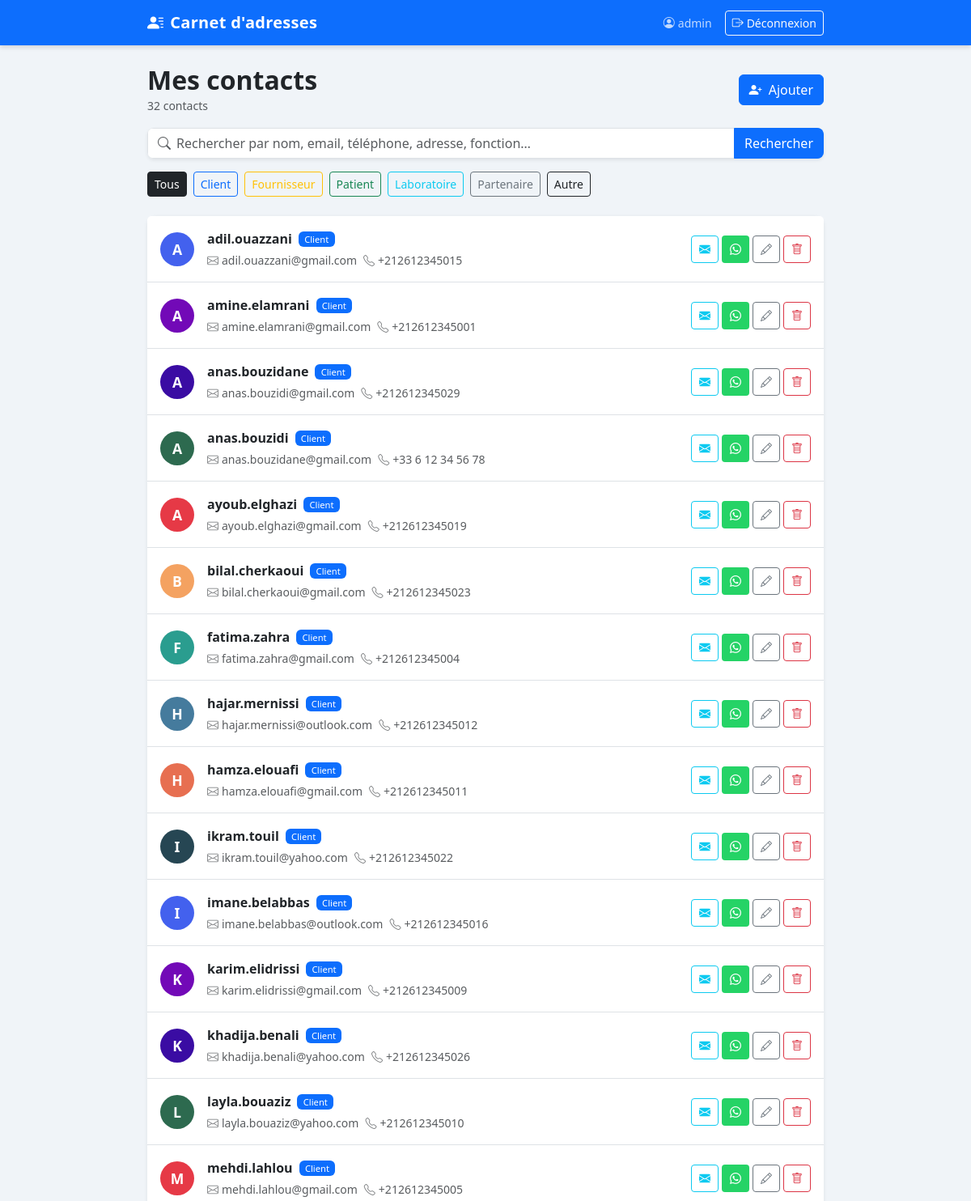
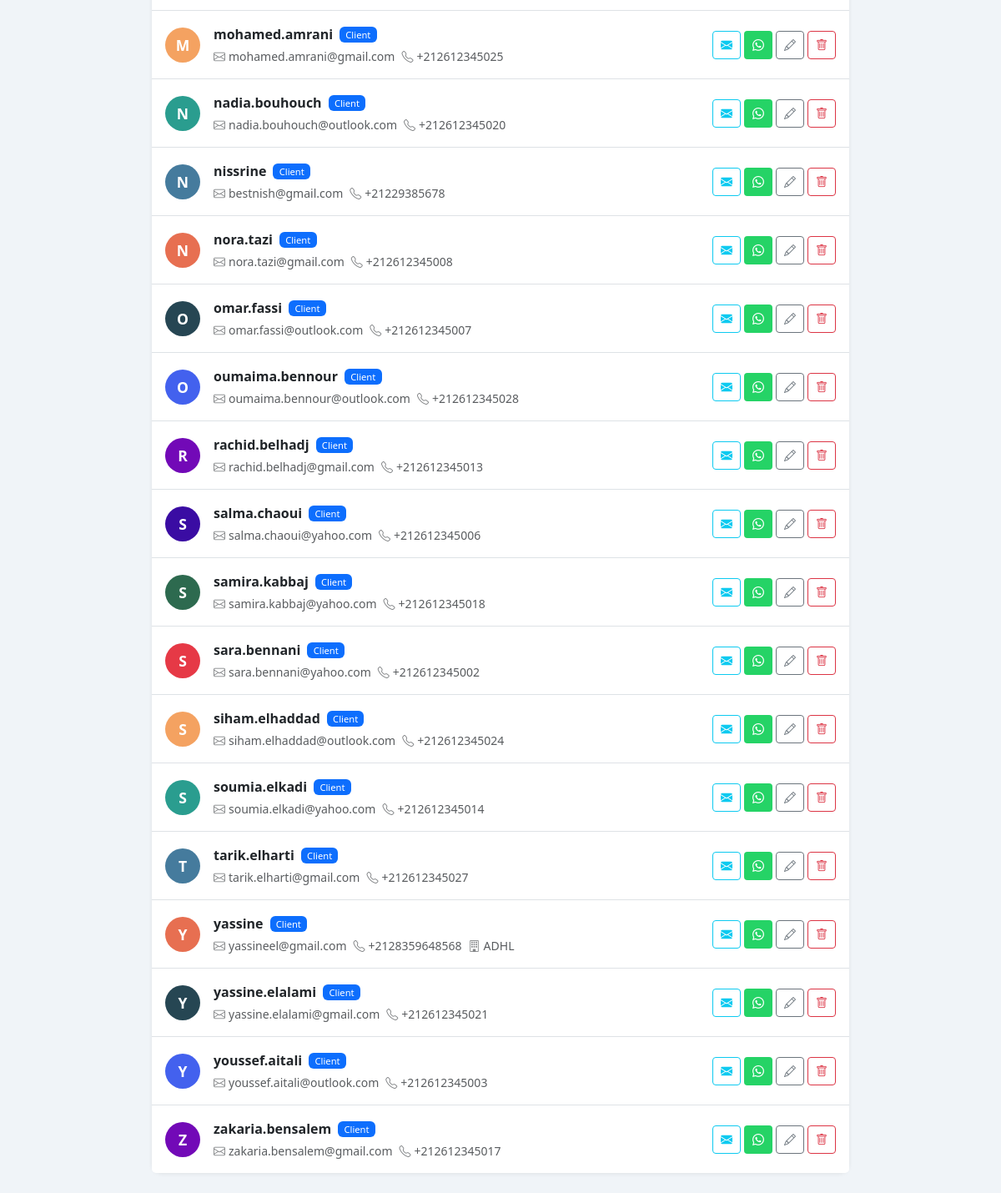
/ (signed in), run on the app's committed database (2 pictures, top to bottom).
### tables this page shows
CREATE TABLE contacts (
                id INTEGER PRIMARY KEY AUTOINCREMENT,
                nom TEXT UNIQUE NOT NULL,
                email TEXT,
                telephone TEXT,
                entreprise TEXT
            , categorie TEXT DEFAULT 'Client', adresse TEXT DEFAULT '', fonction TEXT DEFAULT '');

### app.py (the view, shortened to what this page needs)
@app.route("/")
@login_required
def index():
    q          = request.args.get("q",        "").strip()
    cat_filter = request.args.get("categorie", "").strip()
    conn = get_db()
    try:
        base_sql = _CONTACT_SELECT
        params   = []
        conditions = []
        if cat_filter:
            conditions.append("categorie = ?")
            params.append(cat_filter)
        if conditions:
            base_sql += " WHERE " + " AND ".join(conditions)
        base_sql += " ORDER BY nom"
        contacts = conn.execute(base_sql, params).fetchall()
    finally:
        conn.close()
    return render_template("index.html",
                           contacts=contacts, q=q,
                           categories=CATEGORIES, cat_filter=cat_filter)

### app.py (called while the page is built)
def get_db():
    conn = sqlite3.connect(DB_PATH)
    conn.row_factory = sqlite3.Row
    return conn

def login_required(f):
    @wraps(f)
    def wrapper(*args, **kwargs):
        if "user" not in session:
            return redirect(url_for("login"))
        return f(*args, **kwargs)
    return wrapper

### templates/index.html (shortened to what this page needs)
{% extends 'base.html' %}
{% block content %}
{% set palette = ['#4361ee','#7209b7','#3a0ca3','#2d6a4f','#e63946','#f4a261','#2a9d8f','#457b9d','#e76f51','#264653'] %}
{% set cat_colors = {
  'Client':      'primary',
  'Fournisseur': 'warning',
  'Patient':     'success',
  'Laboratoire': 'info',
  'Partenaire':  'secondary',
  'Autre':       'dark'
} %}
<div class="d-flex justify-content-between align-items-center mb-3">
  <div>
    <h2 class="fw-bold mb-0">Mes contacts</h2>
    <span class="text-muted small">
      {{ contacts | length }} contact{{ 's' if contacts | length != 1 else '' }}
    </span>
  </div>
  <a class="btn btn-primary" href="{{ url_for('add_contact') }}">
    <i class="bi bi-person-plus-fill me-1"></i>
    <span class="d-none d-sm-inline">Ajouter</span>
  </a>
</div>
<form method="get" class="mb-3">
  <div class="input-group shadow-sm" style="border-radius:.5rem;overflow:hidden;">
    <span class="input-group-text bg-white border-end-0 pe-1">
      <i class="bi bi-search text-muted"></i>
    </span>
    <input name="q" value="{{ q }}" class="form-control border-start-0 ps-1"
           placeholder="Rechercher par nom, email, téléphone, adresse, fonction…" autocomplete="off">
    <button class="btn btn-primary" type="submit">Rechercher</button>
  </div>
</form>
<div class="mb-4 d-flex flex-wrap gap-2">
  <a href="{{ url_for('index', q=q) }}"
     class="btn btn-sm {{ 'btn-dark' if not cat_filter else 'btn-outline-dark' }}">
    Tous
  </a>
  {% for cat in categories %}
  <a href="{{ url_for('index', q=q, categorie=cat) }}"
     class="btn btn-sm {{ 'btn-' + cat_colors.get(cat, 'secondary') if cat == cat_filter else 'btn-outline-' + cat_colors.get(cat, 'secondary') }}">
    {{ cat }}
  </a>
  {% endfor %}
</div>
{% if contacts %}
<div class="card">
  <ul class="list-group list-group-flush" id="contactList">
    {% for c in contacts %}
    {% set color = palette[loop.index0 % palette | length] %}
    <li class="list-group-item contact-row px-3 py-3 border-bottom">
      <div class="d-flex align-items-center gap-3">
        <div class="avatar text-white" style="background: {{ color }};">
          {{ c['nom'][0] | upper }}
        </div>
        <div class="flex-grow-1" style="min-width:0">
          <div class="d-flex align-items-center gap-2 flex-wrap">
            <span class="fw-semibold">{{ c['nom'] }}</span>
            {% if c['categorie'] %}
            <span class="badge bg-{{ cat_colors.get(c['categorie'], 'secondary') }} fw-normal" style="font-size:.7rem;">
              {{ c['categorie'] }}
            </span>
            {% endif %}
          </div>
          <div class="text-muted small d-flex flex-wrap gap-2 mt-1">
            {% if c['email'] %}
            <span><i class="bi bi-envelope me-1 opacity-75"></i>{{ c['email'] }}</span>
            {% endif %}
            {% if c['telephone'] %}
            <span><i class="bi bi-telephone me-1 opacity-75"></i>{{ c['telephone'] }}</span>
            {% endif %}
            {% if c['entreprise'] %}
            <span><i class="bi bi-building me-1 opacity-75"></i>{{ c['entreprise'] }}</span>
            {% endif %}
          </div>
        </div>
        <div class="d-flex gap-1 flex-shrink-0 flex-wrap justify-content-end">
          {% if c['email'] %}
          <a href="{{ url_for('send_email', contact_id=c['id']) }}"
             class="btn btn-sm btn-outline-info btn-action" title="Envoyer un email">
            <i class="bi bi-envelope-fill"></i>
          </a>
          {% endif %}
          {% if c['telephone'] %}
          <a href="{{ url_for('whatsapp', contact_id=c['id']) }}"
             class="btn btn-sm btn-action" target="_blank"
             title="Envoyer via WhatsApp"
             style="background:#25D366;color:#fff;border:none;">
            <i class="bi bi-whatsapp"></i>
          </a>
          {% endif %}
          <a href="{{ url_for('edit_contact', contact_id=c['id']) }}"
             class="btn btn-sm btn-outline-secondary btn-action" title="Modifier">
            <i class="bi bi-pencil"></i>
          </a>
          <form method="post" action="{{ url_for('delete_contact', contact_id=c['id']) }}"
                data-nom="{{ c['nom'] }}"
                onsubmit="return confirm('Supprimer « ' + this.dataset.nom + ' » ?');">
            <button class="btn btn-sm btn-outline-danger btn-action" type="submit" title="Supprimer">
              <i class="bi bi-trash"></i>
            </button>
          </form>
        </div>
      </div>
    </li>
    {% endfor %}
  </ul>
</div>
{% endif %}
{% endblock %}

### templates/base.html (shortened to what this page needs)
<!doctype html>
<html lang="fr">
<head>
  <link href="https://cdn.jsdelivr.net/npm/bootstrap@5.3.0/dist/css/bootstrap.min.css" rel="stylesheet">
  <link href="https://cdn.jsdelivr.net/npm/bootstrap-icons@1.10.5/font/bootstrap-icons.css" rel="stylesheet">
</head>
<body>
  {% if session.user %}
  <nav class="navbar navbar-expand navbar-dark bg-primary">
    <div class="container" style="max-width:860px">
      <a class="navbar-brand" href="{{ url_for('index') }}">
        <i class="bi bi-person-lines-fill me-2"></i>Carnet d'adresses
      </a>
      <div class="ms-auto d-flex align-items-center gap-3">
        <span class="text-white opacity-75 small d-none d-sm-inline">
          <i class="bi bi-person-circle me-1"></i>{{ session.user }}
        </span>
        <a href="{{ url_for('logout') }}" class="btn btn-outline-light btn-sm">
          <i class="bi bi-box-arrow-right me-1"></i><span class="d-none d-sm-inline">Déconnexion</span>
        </a>
      </div>
    </div>
  </nav>
  {% endif %}
  <div class="container py-4" style="max-width:860px">
    {% block content %}{% endblock %}
  </div>
</body>
</html>

### templates/base.html (style rules this page uses)
body { background-color: #f0f4f8; min-height: 100vh; }
.navbar { box-shadow: 0 2px 6px rgba(0,0,0,.15); }
.navbar-brand { font-weight: 700; letter-spacing: .3px; }
.avatar { width: 42px; height: 42px; border-radius: 50%; display: inline-flex; align-items: center; justify-content: center; font-weight: 700; font-size: 1.1rem; flex-shrink: 0; text-transform: uppercase; }
.card { border: none; box-shadow: 0 1px 5px rgba(0,0,0,.08); border-radius: .75rem; }
.contact-row { transition: background .12s; }
.contact-row:last-child { border-bottom: none !important; }
.btn-action { width: 34px; height: 34px; padding: 0; display: inline-flex; align-items: center; justify-content: center; }

### data on the page
contacts: nom "A", nom "adil.ouazzani", categorie "Client", email "adil.ouazzani@gmail.com", telephone "+212612345015"
contacts: nom "A", nom "amine.elamrani", categorie "Client", email "amine.elamrani@gmail.com", telephone "+212612345001"
contacts: nom "A", nom "anas.bouzidane", categorie "Client", email "anas.bouzidi@gmail.com", telephone "+212612345029"
contacts: nom "A", nom "anas.bouzidi", categorie "Client", email "anas.bouzidane@gmail.com", telephone "+33 6 12 34 56 78"
contacts: nom "A", nom "ayoub.elghazi", categorie "Client", email "ayoub.elghazi@gmail.com", telephone "+212612345019"
contacts: nom "B", nom "bilal.cherkaoui", categorie "Client", email "bilal.cherkaoui@gmail.com", telephone "+212612345023"
contacts: nom "F", nom "fatima.zahra", categorie "Client", email "fatima.zahra@gmail.com", telephone "+212612345004"
contacts: nom "H", nom "hajar.mernissi", categorie "Client", email "hajar.mernissi@outlook.com", telephone "+212612345012"
contacts: nom "H", nom "hamza.elouafi", categorie "Client", email "hamza.elouafi@gmail.com", telephone "+212612345011"
contacts: nom "I", nom "ikram.touil", categorie "Client", email "ikram.touil@yahoo.com", telephone "+212612345022"
contacts: nom "I", nom "imane.belabbas", categorie "Client", email "imane.belabbas@outlook.com", telephone "+212612345016"
contacts: nom "K", nom "karim.elidrissi", categorie "Client", email "karim.elidrissi@gmail.com", telephone "+212612345009"
contacts: nom "K", nom "khadija.benali", categorie "Client", email "khadija.benali@yahoo.com", telephone "+212612345026"
contacts: nom "L", nom "layla.bouaziz", categorie "Client", email "layla.bouaziz@yahoo.com", telephone "+212612345010"
contacts: nom "M", nom "mehdi.lahlou", categorie "Client", email "mehdi.lahlou@gmail.com", telephone "+212612345005"
contacts: nom "M", nom "mohamed.amrani", categorie "Client", email "mohamed.amrani@gmail.com", telephone "+212612345025"
contacts: nom "N", nom "nadia.bouhouch", categorie "Client", email "nadia.bouhouch@outlook.com", telephone "+212612345020"
contacts: nom "N", nom "nissrine", categorie "Client", email "bestnish@gmail.com", telephone "+21229385678"
contacts: nom "N", nom "nora.tazi", categorie "Client", email "nora.tazi@gmail.com", telephone "+212612345008"
contacts: nom "O", nom "omar.fassi", categorie "Client", email "omar.fassi@outlook.com", telephone "+212612345007"
contacts: nom "O", nom "oumaima.bennour", categorie "Client", email "oumaima.bennour@outlook.com", telephone "+212612345028"
contacts: nom "R", nom "rachid.belhadj", categorie "Client", email "rachid.belhadj@gmail.com", telephone "+212612345013"
contacts: nom "S", nom "salma.chaoui", categorie "Client", email "salma.chaoui@yahoo.com", telephone "+212612345006"
contacts: nom "S", nom "samira.kabbaj", categorie "Client", email "samira.kabbaj@yahoo.com", telephone "+212612345018"
contacts: nom "S", nom "sara.bennani", categorie "Client", email "sara.bennani@yahoo.com", telephone "+212612345002"
contacts: nom "S", nom "siham.elhaddad", categorie "Client", email "siham.elhaddad@outlook.com", telephone "+212612345024"
contacts: nom "S", nom "soumia.elkadi", categorie "Client", email "soumia.elkadi@yahoo.com", telephone "+212612345014"
contacts: nom "T", nom "tarik.elharti", categorie "Client", email "tarik.elharti@gmail.com", telephone "+212612345027"
contacts: nom "Y", nom "yassine", categorie "Client", email "yassineel@gmail.com", telephone "+2128359648568", entreprise "ADHL"
contacts: nom "Y", nom "yassine.elalami", categorie "Client", email "yassine.elalami@gmail.com", telephone "+212612345021"
contacts: nom "Y", nom "youssef.aitali", categorie "Client", email "youssef.aitali@outlook.com", telephone "+212612345003"
contacts: nom "Z", nom "zakaria.bensalem", categorie "Client", email "zakaria.bensalem@gmail.com", telephone "+212612345017"

### other printed values
{{ session.user }} "admin"
{{ contacts | length }} "32"
{{ 's' if contacts | length != 1 else '' }} "s"
{{ cat }} "Client" "Fournisseur" "Patient" "Laboratoire" "Partenaire" "Autre"
